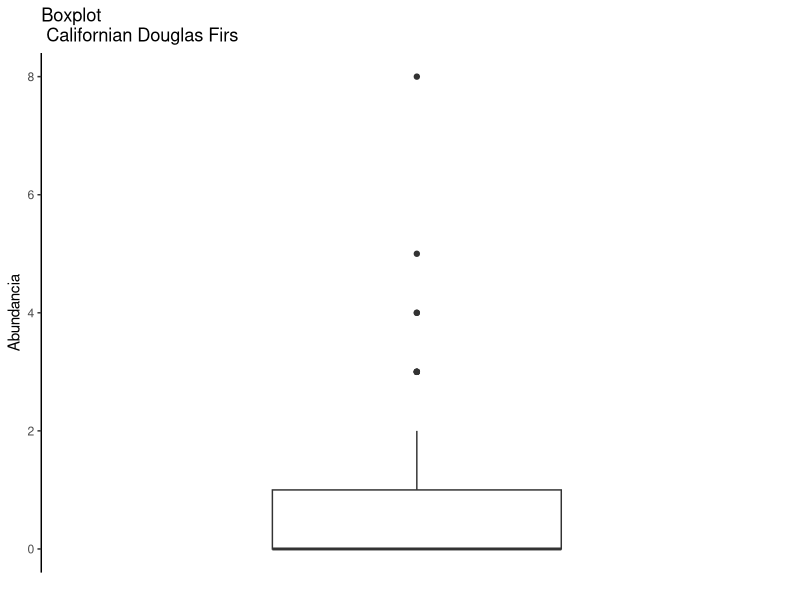
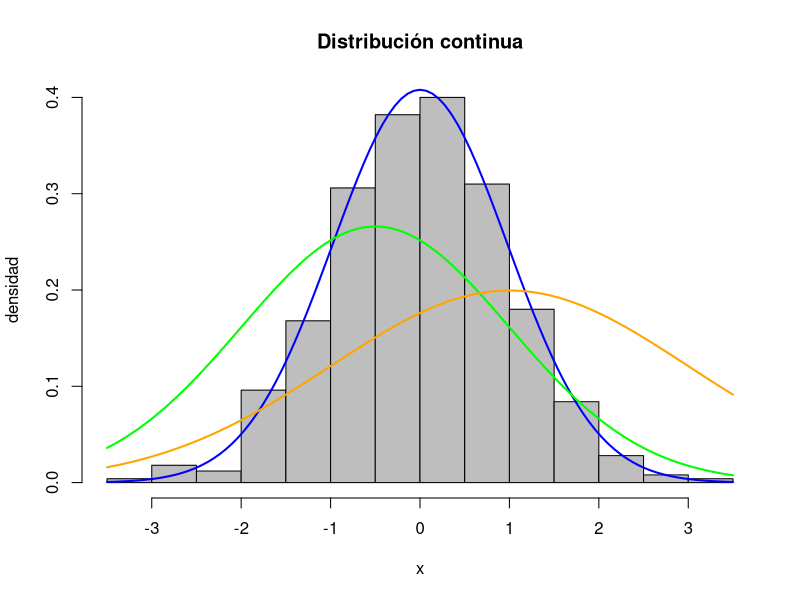
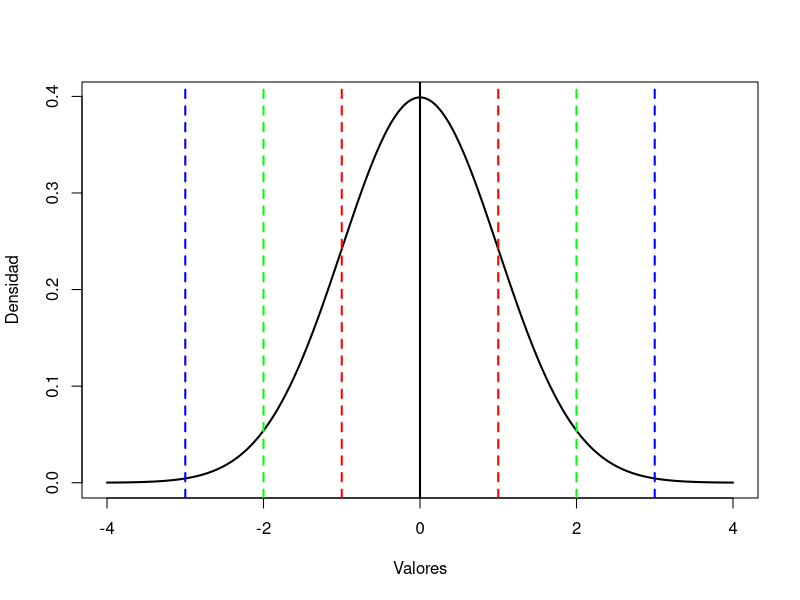
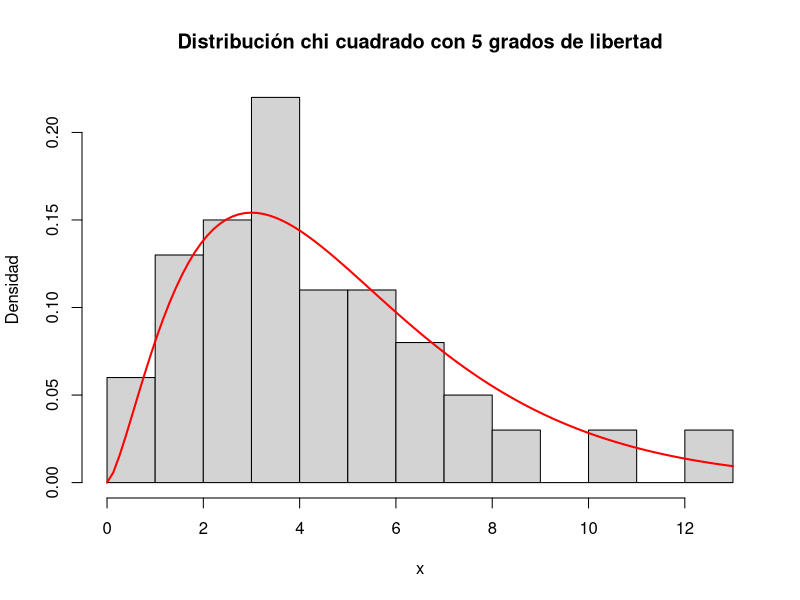
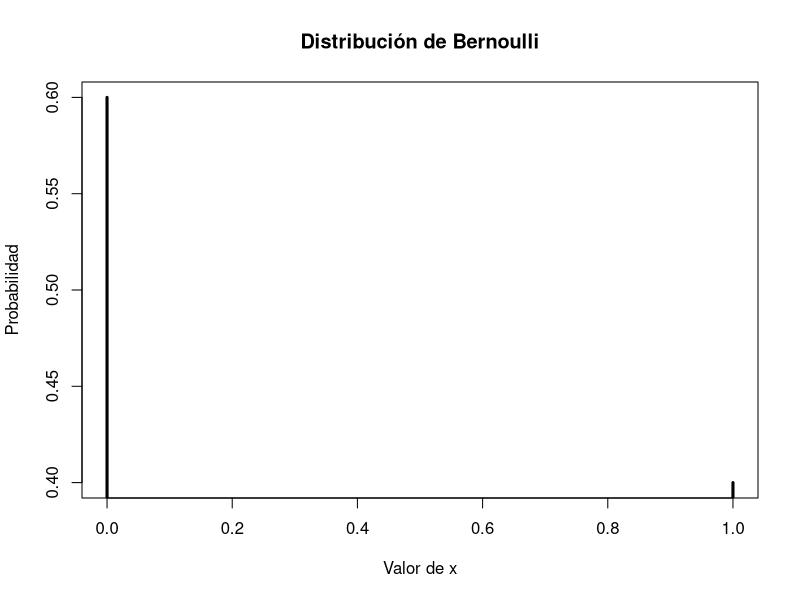
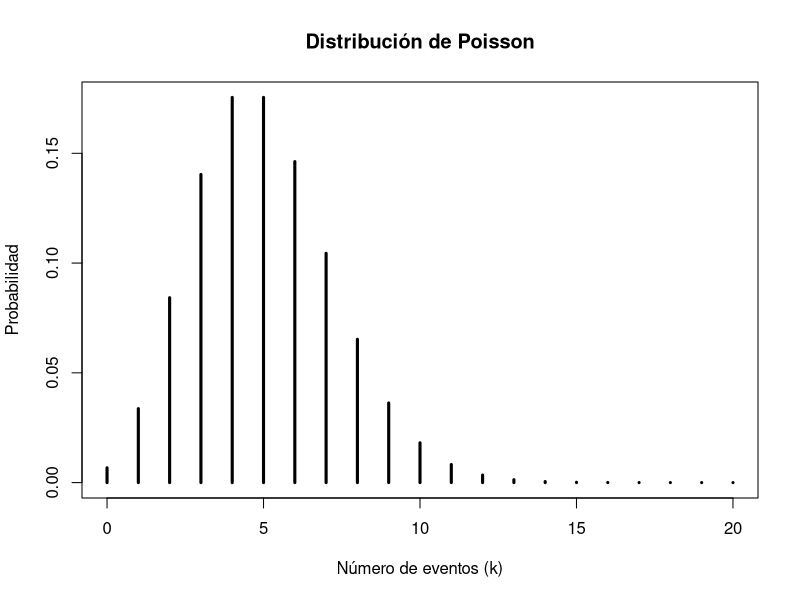

These charts were generated, in order, by the following R code:
## ---- chunk 1
library(ggplot2)

CALDOUF <- data.frame(CALDOUF = c(rep(0, 63), rep(1, 27), 2, rep(3, 5), rep(4, 2), 5, 8))

ggplot(data = CALDOUF, aes(y = CALDOUF))+
  geom_boxplot() +
  labs(title = "Boxplot\n Californian Douglas Firs",
       x = "",
       y= "Abundancia")+
  scale_x_discrete(breaks = NULL)+
  theme_classic()
## ---- chunk 2
datos_normales <- rnorm(1000)

media_normal <- mean(datos_normales)
desviacion_estandar_normal <- sd(datos_normales)

hist(datos_normales, breaks = 20, freq = FALSE, col = "gray", main = "Distribución continua", ylab = "densidad", xlab = "x")

curve(dnorm(x, mean = media_normal, sd = desviacion_estandar_normal), col = "blue", lwd = 2, add = TRUE)

curve(dnorm(x, mean = -0.5, sd = 1.5), col = "green", lwd = 2, add = TRUE)

curve(dnorm(x, mean = 1, sd = 2), col = "orange", lwd = 2, add = TRUE)

## ---- chunk 3

# Generar valores de la distribución normal
x <- seq(-4, 4, length.out = 1000)
y <- dnorm(x, mean = 0, sd = 1)

# Crear el gráfico
plot(x, y, type = "l", lwd = 2, xlab = "Valores", ylab = "Densidad")

# Dibujar las líneas de 1, 2 y 3 desviaciones estándar
abline(v = 0, lty = 1, lwd = 2, col = c("black"))
abline(v = c(-1, 1), lty = "dashed", lwd = 2, col = c("red"))
abline(v = c(-2, 2), lty = "dashed", lwd = 2, col = c("green"))
abline(v = c(-3, 3), lty = "dashed", lwd = 2, col = c("blue"))
## ---- chunk 4
# Generar una muestra aleatoria de la distribución chi cuadrado con 5 grados de libertad
x <- rchisq(100, df = 5)

# Visualizar la distribución
hist(x, breaks = 10, prob = TRUE,
     main = "Distribución chi cuadrado con 5 grados de libertad",
     xlab = "x", ylab = "Densidad")

# Dibujar la curva de la distribución teórica
curve(dchisq(x, df = 5), add = TRUE, col = "red", lwd = 2)

## ---- chunk 5
# Distribución de Bernoulli
p <- 0.4  # Probabilidad de éxito
prob_bernoulli <- dbinom(0:1, size = 1, prob = p)  # Probabilidades de Bernoulli
plot(0:1, prob_bernoulli, type = "h", lwd = 3, main = "Distribución de Bernoulli",
     xlab = "Valor de x", ylab = "Probabilidad")
## ---- chunk 6
# Distribución de Poisson
lambda <- 5  # Parámetro lambda
k <- 0:20   # Valores de k para calcular la probabilidad
prob_poisson <- dpois(k, lambda)  # Probabilidades de Poisson
plot(k, prob_poisson, type = "h", lwd = 3, main = "Distribución de Poisson",
     xlab = "Número de eventos (k)", ylab = "Probabilidad")
